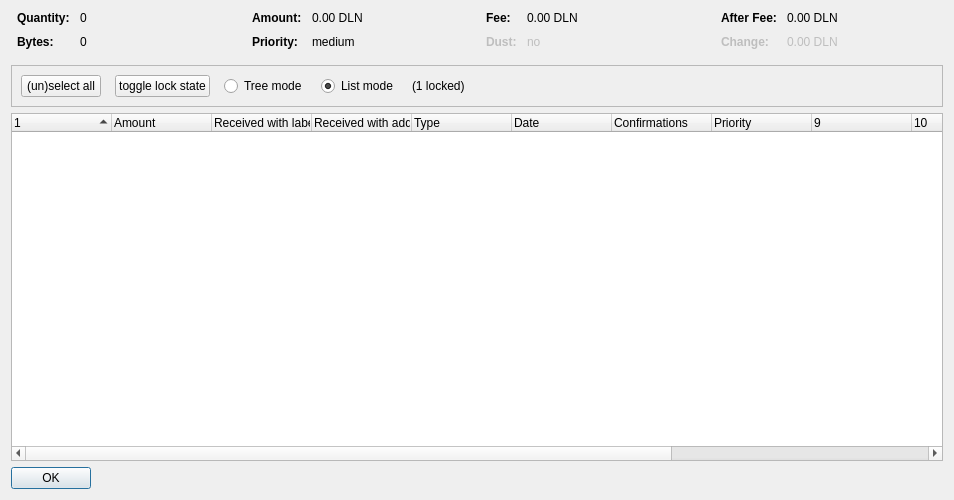
<?xml version="1.0" encoding="UTF-8"?>
<ui version="4.0">
 <class>CoinControlDialog</class>
 <widget class="QDialog" name="CoinControlDialog">
  <property name="geometry">
   <rect>
    <x>0</x>
    <y>0</y>
    <width>954</width>
    <height>500</height>
   </rect>
  </property>
  <property name="windowTitle">
   <string>Coin Selection</string>
  </property>
  <layout class="QVBoxLayout" name="verticalLayout">
   <item>
    <layout class="QHBoxLayout" name="horizontalLayoutTop" stretch="0,0,0,0">
     <property name="topMargin">
      <number>0</number>
     </property>
     <property name="bottomMargin">
      <number>10</number>
     </property>
     <item>
      <layout class="QFormLayout" name="formLayoutCoinControl1">
       <property name="horizontalSpacing">
        <number>10</number>
       </property>
       <property name="verticalSpacing">
        <number>10</number>
       </property>
       <property name="leftMargin">
        <number>6</number>
       </property>
       <property name="rightMargin">
        <number>6</number>
       </property>
       <item row="0" column="0">
        <widget class="QLabel" name="labelCoinControlQuantityText">
         <property name="font">
          <font>
           <weight>75</weight>
           <bold>true</bold>
          </font>
         </property>
         <property name="text">
          <string>Quantity:</string>
         </property>
        </widget>
       </item>
       <item row="0" column="1">
        <widget class="QLabel" name="labelCoinControlQuantity">
         <property name="cursor">
          <cursorShape>IBeamCursor</cursorShape>
         </property>
         <property name="contextMenuPolicy">
          <enum>Qt::ActionsContextMenu</enum>
         </property>
         <property name="text">
          <string notr="true">0</string>
         </property>
         <property name="textInteractionFlags">
          <set>Qt::LinksAccessibleByMouse|Qt::TextSelectableByKeyboard|Qt::TextSelectableByMouse</set>
         </property>
        </widget>
       </item>
       <item row="1" column="0">
        <widget class="QLabel" name="labelCoinControlBytesText">
         <property name="font">
          <font>
           <weight>75</weight>
           <bold>true</bold>
          </font>
         </property>
         <property name="text">
          <string>Bytes:</string>
         </property>
        </widget>
       </item>
       <item row="1" column="1">
        <widget class="QLabel" name="labelCoinControlBytes">
         <property name="cursor">
          <cursorShape>IBeamCursor</cursorShape>
         </property>
         <property name="contextMenuPolicy">
          <enum>Qt::ActionsContextMenu</enum>
         </property>
         <property name="text">
          <string notr="true">0</string>
         </property>
         <property name="textInteractionFlags">
          <set>Qt::LinksAccessibleByMouse|Qt::TextSelectableByKeyboard|Qt::TextSelectableByMouse</set>
         </property>
        </widget>
       </item>
      </layout>
     </item>
     <item>
      <layout class="QFormLayout" name="formLayoutCoinControl2">
       <property name="horizontalSpacing">
        <number>10</number>
       </property>
       <property name="verticalSpacing">
        <number>10</number>
       </property>
       <property name="leftMargin">
        <number>6</number>
       </property>
       <property name="rightMargin">
        <number>6</number>
       </property>
       <item row="0" column="0">
        <widget class="QLabel" name="labelCoinControlAmountText">
         <property name="font">
          <font>
           <weight>75</weight>
           <bold>true</bold>
          </font>
         </property>
         <property name="text">
          <string>Amount:</string>
         </property>
        </widget>
       </item>
       <item row="0" column="1">
        <widget class="QLabel" name="labelCoinControlAmount">
         <property name="cursor">
          <cursorShape>IBeamCursor</cursorShape>
         </property>
         <property name="contextMenuPolicy">
          <enum>Qt::ActionsContextMenu</enum>
         </property>
         <property name="text">
          <string notr="true">0.00 DLN</string>
         </property>
         <property name="textInteractionFlags">
          <set>Qt::LinksAccessibleByMouse|Qt::TextSelectableByKeyboard|Qt::TextSelectableByMouse</set>
         </property>
        </widget>
       </item>
       <item row="1" column="0">
        <widget class="QLabel" name="labelCoinControlPriorityText">
         <property name="font">
          <font>
           <weight>75</weight>
           <bold>true</bold>
          </font>
         </property>
         <property name="text">
          <string>Priority:</string>
         </property>
        </widget>
       </item>
       <item row="1" column="1">
        <widget class="QLabel" name="labelCoinControlPriority">
         <property name="cursor">
          <cursorShape>IBeamCursor</cursorShape>
         </property>
         <property name="contextMenuPolicy">
          <enum>Qt::ActionsContextMenu</enum>
         </property>
         <property name="text">
          <string>medium</string>
         </property>
         <property name="textInteractionFlags">
          <set>Qt::LinksAccessibleByMouse|Qt::TextSelectableByKeyboard|Qt::TextSelectableByMouse</set>
         </property>
        </widget>
       </item>
      </layout>
     </item>
     <item>
      <layout class="QFormLayout" name="formLayoutCoinControl3">
       <property name="horizontalSpacing">
        <number>10</number>
       </property>
       <property name="verticalSpacing">
        <number>10</number>
       </property>
       <property name="leftMargin">
        <number>6</number>
       </property>
       <property name="rightMargin">
        <number>6</number>
       </property>
       <item row="0" column="0">
        <widget class="QLabel" name="labelCoinControlFeeText">
         <property name="font">
          <font>
           <weight>75</weight>
           <bold>true</bold>
          </font>
         </property>
         <property name="text">
          <string>Fee:</string>
         </property>
        </widget>
       </item>
       <item row="0" column="1">
        <widget class="QLabel" name="labelCoinControlFee">
         <property name="cursor">
          <cursorShape>IBeamCursor</cursorShape>
         </property>
         <property name="contextMenuPolicy">
          <enum>Qt::ActionsContextMenu</enum>
         </property>
         <property name="text">
          <string notr="true">0.00 DLN</string>
         </property>
         <property name="textInteractionFlags">
          <set>Qt::LinksAccessibleByMouse|Qt::TextSelectableByKeyboard|Qt::TextSelectableByMouse</set>
         </property>
        </widget>
       </item>
       <item row="1" column="0">
        <widget class="QLabel" name="labelCoinControlLowOutputText">
         <property name="enabled">
          <bool>false</bool>
         </property>
         <property name="font">
          <font>
           <weight>75</weight>
           <bold>true</bold>
          </font>
         </property>
         <property name="text">
          <string>Dust:</string>
         </property>
        </widget>
       </item>
       <item row="1" column="1">
        <widget class="QLabel" name="labelCoinControlLowOutput">
         <property name="enabled">
          <bool>false</bool>
         </property>
         <property name="cursor">
          <cursorShape>IBeamCursor</cursorShape>
         </property>
         <property name="contextMenuPolicy">
          <enum>Qt::ActionsContextMenu</enum>
         </property>
         <property name="text">
          <string>no</string>
         </property>
         <property name="textInteractionFlags">
          <set>Qt::LinksAccessibleByMouse|Qt::TextSelectableByKeyboard|Qt::TextSelectableByMouse</set>
         </property>
        </widget>
       </item>
      </layout>
     </item>
     <item>
      <layout class="QFormLayout" name="formLayoutCoinControl4">
       <property name="horizontalSpacing">
        <number>10</number>
       </property>
       <property name="verticalSpacing">
        <number>10</number>
       </property>
       <property name="leftMargin">
        <number>6</number>
       </property>
       <property name="rightMargin">
        <number>6</number>
       </property>
       <item row="0" column="0">
        <widget class="QLabel" name="labelCoinControlAfterFeeText">
         <property name="font">
          <font>
           <weight>75</weight>
           <bold>true</bold>
          </font>
         </property>
         <property name="text">
          <string>After Fee:</string>
         </property>
        </widget>
       </item>
       <item row="0" column="1">
        <widget class="QLabel" name="labelCoinControlAfterFee">
         <property name="cursor">
          <cursorShape>IBeamCursor</cursorShape>
         </property>
         <property name="contextMenuPolicy">
          <enum>Qt::ActionsContextMenu</enum>
         </property>
         <property name="text">
          <string notr="true">0.00 DLN</string>
         </property>
         <property name="textInteractionFlags">
          <set>Qt::LinksAccessibleByMouse|Qt::TextSelectableByKeyboard|Qt::TextSelectableByMouse</set>
         </property>
        </widget>
       </item>
       <item row="1" column="0">
        <widget class="QLabel" name="labelCoinControlChangeText">
         <property name="enabled">
          <bool>false</bool>
         </property>
         <property name="font">
          <font>
           <weight>75</weight>
           <bold>true</bold>
          </font>
         </property>
         <property name="text">
          <string>Change:</string>
         </property>
        </widget>
       </item>
       <item row="1" column="1">
        <widget class="QLabel" name="labelCoinControlChange">
         <property name="enabled">
          <bool>false</bool>
         </property>
         <property name="cursor">
          <cursorShape>IBeamCursor</cursorShape>
         </property>
         <property name="contextMenuPolicy">
          <enum>Qt::ActionsContextMenu</enum>
         </property>
         <property name="text">
          <string notr="true">0.00 DLN</string>
         </property>
         <property name="textInteractionFlags">
          <set>Qt::LinksAccessibleByMouse|Qt::TextSelectableByKeyboard|Qt::TextSelectableByMouse</set>
         </property>
        </widget>
       </item>
      </layout>
     </item>
    </layout>
   </item>
   <item>
    <widget class="QFrame" name="frame">
     <property name="minimumSize">
      <size>
       <width>0</width>
       <height>40</height>
      </size>
     </property>
     <property name="frameShape">
      <enum>QFrame::StyledPanel</enum>
     </property>
     <property name="frameShadow">
      <enum>QFrame::Sunken</enum>
     </property>
     <layout class="QHBoxLayout" name="horizontalLayout">
      <item>
       <layout class="QHBoxLayout" name="horizontalLayoutPanel" stretch="0,0,0,0,0,0">
        <property name="spacing">
         <number>14</number>
        </property>
        <item>
         <widget class="QPushButton" name="pushButtonSelectAll">
          <property name="sizePolicy">
           <sizepolicy hsizetype="Maximum" vsizetype="Fixed">
            <horstretch>0</horstretch>
            <verstretch>0</verstretch>
           </sizepolicy>
          </property>
          <property name="text">
           <string>(un)select all</string>
          </property>
          <property name="autoDefault">
           <bool>false</bool>
          </property>
         </widget>
        </item>
        <item>
         <widget class="QPushButton" name="pushButtonToggleLock">
          <property name="sizePolicy">
           <sizepolicy hsizetype="Maximum" vsizetype="Fixed">
            <horstretch>0</horstretch>
            <verstretch>0</verstretch>
           </sizepolicy>
          </property>
          <property name="text">
           <string>toggle lock state</string>
          </property>
          <property name="autoDefault">
           <bool>false</bool>
          </property>
         </widget>
        </item>
        <item>
         <widget class="QRadioButton" name="radioTreeMode">
          <property name="sizePolicy">
           <sizepolicy hsizetype="Maximum" vsizetype="Fixed">
            <horstretch>0</horstretch>
            <verstretch>0</verstretch>
           </sizepolicy>
          </property>
          <property name="text">
           <string>Tree mode</string>
          </property>
         </widget>
        </item>
        <item>
         <widget class="QRadioButton" name="radioListMode">
          <property name="sizePolicy">
           <sizepolicy hsizetype="Maximum" vsizetype="Fixed">
            <horstretch>0</horstretch>
            <verstretch>0</verstretch>
           </sizepolicy>
          </property>
          <property name="text">
           <string>List mode</string>
          </property>
          <property name="checked">
           <bool>true</bool>
          </property>
         </widget>
        </item>
        <item>
         <widget class="QLabel" name="labelLocked">
          <property name="text">
           <string>(1 locked)</string>
          </property>
         </widget>
        </item>
        <item>
         <spacer name="horizontalSpacer">
          <property name="orientation">
           <enum>Qt::Horizontal</enum>
          </property>
          <property name="sizeHint" stdset="0">
           <size>
            <width>40</width>
            <height>20</height>
           </size>
          </property>
         </spacer>
        </item>
       </layout>
      </item>
     </layout>
    </widget>
   </item>
   <item>
    <widget class="CoinControlTreeWidget" name="treeWidget">
     <property name="contextMenuPolicy">
      <enum>Qt::CustomContextMenu</enum>
     </property>
     <property name="sortingEnabled">
      <bool>false</bool>
     </property>
     <property name="columnCount">
      <number>13</number>
     </property>
     <attribute name="headerShowSortIndicator" stdset="0">
      <bool>true</bool>
     </attribute>
     <attribute name="headerStretchLastSection">
      <bool>false</bool>
     </attribute>
     <column>
      <property name="text">
       <string/>
      </property>
     </column>
     <column>
      <property name="text">
       <string>Amount</string>
      </property>
     </column>
     <column>
      <property name="text">
       <string>Received with label</string>
      </property>
     </column>
     <column>
      <property name="text">
       <string>Received with address</string>
      </property>
     </column>
     <column>
      <property name="text">
       <string>Type</string>
      </property>
     </column>
     <column>
      <property name="text">
       <string>Date</string>
      </property>
     </column>
     <column>
      <property name="text">
       <string>Confirmations</string>
      </property>
      <property name="toolTip">
       <string>Confirmed</string>
      </property>
     </column>
     <column>
      <property name="text">
       <string>Priority</string>
      </property>
     </column>
     <column>
      <property name="text">
       <string/>
      </property>
     </column>
     <column>
      <property name="text">
       <string/>
      </property>
     </column>
     <column>
      <property name="text">
       <string/>
      </property>
     </column>
     <column>
      <property name="text">
       <string/>
      </property>
     </column>
     <column>
      <property name="text">
       <string/>
      </property>
     </column>
    </widget>
   </item>
   <item>
    <widget class="QDialogButtonBox" name="buttonBox">
     <property name="sizePolicy">
      <sizepolicy hsizetype="Maximum" vsizetype="Fixed">
       <horstretch>0</horstretch>
       <verstretch>0</verstretch>
      </sizepolicy>
     </property>
     <property name="orientation">
      <enum>Qt::Horizontal</enum>
     </property>
     <property name="standardButtons">
      <set>QDialogButtonBox::Ok</set>
     </property>
    </widget>
   </item>
  </layout>
 </widget>
 <customwidgets>
  <customwidget>
   <class>CoinControlTreeWidget</class>
   <extends>QTreeWidget</extends>
   <header>coincontroltreewidget.h</header>
  </customwidget>
 </customwidgets>
 <resources/>
 <connections/>
</ui>
